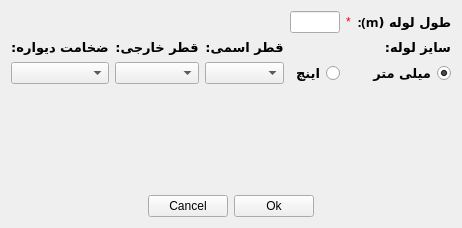
<?xml version="1.0" encoding="UTF-8"?>
<ui version="4.0">
 <class>Form</class>
 <widget class="QWidget" name="Form">
  <property name="geometry">
   <rect>
    <x>0</x>
    <y>0</y>
    <width>385</width>
    <height>228</height>
   </rect>
  </property>
  <property name="windowTitle">
   <string>اطلاعات خط لوله</string>
  </property>
  <property name="windowIcon">
   <iconset resource="../../../svgfile.qrc">
    <normaloff>:/icon/heater.svg</normaloff>:/icon/heater.svg</iconset>
  </property>
  <layout class="QVBoxLayout" name="verticalLayout_3">
   <item>
    <layout class="QGridLayout" name="gridLayout_3">
     <item row="0" column="0">
      <layout class="QGridLayout" name="gridLayout_2">
       <item row="2" column="0">
        <spacer name="verticalSpacer">
         <property name="orientation">
          <enum>Qt::Vertical</enum>
         </property>
         <property name="sizeHint" stdset="0">
          <size>
           <width>20</width>
           <height>40</height>
          </size>
         </property>
        </spacer>
       </item>
       <item row="3" column="0">
        <layout class="QHBoxLayout" name="horizontalLayout">
         <item>
          <spacer name="horizontalSpacer">
           <property name="orientation">
            <enum>Qt::Horizontal</enum>
           </property>
           <property name="sizeHint" stdset="0">
            <size>
             <width>40</width>
             <height>20</height>
            </size>
           </property>
          </spacer>
         </item>
         <item>
          <widget class="QPushButton" name="pushButton">
           <property name="text">
            <string>Cancel</string>
           </property>
          </widget>
         </item>
         <item>
          <widget class="QPushButton" name="pushButton_2">
           <property name="text">
            <string>Ok</string>
           </property>
          </widget>
         </item>
         <item>
          <spacer name="horizontalSpacer_2">
           <property name="orientation">
            <enum>Qt::Horizontal</enum>
           </property>
           <property name="sizeHint" stdset="0">
            <size>
             <width>40</width>
             <height>20</height>
            </size>
           </property>
          </spacer>
         </item>
        </layout>
       </item>
       <item row="0" column="0">
        <layout class="QGridLayout" name="gridLayout">
         <item row="0" column="3">
          <widget class="QLineEdit" name="lineEdit">
           <property name="text">
            <string/>
           </property>
          </widget>
         </item>
         <item row="0" column="5">
          <widget class="QLabel" name="label">
           <property name="font">
            <font>
             <family>B Mitra</family>
             <pointsize>10</pointsize>
             <weight>75</weight>
             <bold>true</bold>
            </font>
           </property>
           <property name="text">
            <string>طول لوله (m):</string>
           </property>
          </widget>
         </item>
         <item row="2" column="3">
          <widget class="QRadioButton" name="radioButton_2">
           <property name="font">
            <font>
             <family>B Mitra</family>
             <pointsize>10</pointsize>
             <weight>75</weight>
             <bold>true</bold>
            </font>
           </property>
           <property name="layoutDirection">
            <enum>Qt::RightToLeft</enum>
           </property>
           <property name="text">
            <string>اینچ</string>
           </property>
          </widget>
         </item>
         <item row="0" column="4">
          <widget class="QLabel" name="label_4">
           <property name="styleSheet">
            <string notr="true">QLabel#label_4{ 

color : red;

 }</string>
           </property>
           <property name="text">
            <string>*</string>
           </property>
          </widget>
         </item>
         <item row="2" column="0">
          <widget class="QComboBox" name="comboBox_3"/>
         </item>
         <item row="2" column="1">
          <widget class="QComboBox" name="comboBox_2"/>
         </item>
         <item row="2" column="5">
          <widget class="QRadioButton" name="radioButton">
           <property name="font">
            <font>
             <family>B Mitra</family>
             <pointsize>10</pointsize>
             <weight>75</weight>
             <bold>true</bold>
            </font>
           </property>
           <property name="layoutDirection">
            <enum>Qt::RightToLeft</enum>
           </property>
           <property name="text">
            <string>میلی متر</string>
           </property>
           <property name="checked">
            <bool>true</bool>
           </property>
          </widget>
         </item>
         <item row="2" column="2">
          <widget class="QComboBox" name="comboBox"/>
         </item>
         <item row="1" column="5">
          <widget class="QLabel" name="label_2">
           <property name="font">
            <font>
             <family>B Mitra</family>
             <pointsize>10</pointsize>
             <weight>75</weight>
             <bold>true</bold>
            </font>
           </property>
           <property name="text">
            <string>سایز لوله:</string>
           </property>
          </widget>
         </item>
         <item row="1" column="2">
          <widget class="QLabel" name="label_3">
           <property name="font">
            <font>
             <family>B Mitra</family>
             <pointsize>10</pointsize>
             <weight>75</weight>
             <bold>true</bold>
            </font>
           </property>
           <property name="text">
            <string>قطر اسمی:</string>
           </property>
           <property name="alignment">
            <set>Qt::AlignCenter</set>
           </property>
          </widget>
         </item>
         <item row="1" column="1">
          <widget class="QLabel" name="label_5">
           <property name="font">
            <font>
             <family>B Mitra</family>
             <pointsize>10</pointsize>
             <weight>75</weight>
             <bold>true</bold>
            </font>
           </property>
           <property name="text">
            <string>قطر خارجی:</string>
           </property>
           <property name="alignment">
            <set>Qt::AlignCenter</set>
           </property>
          </widget>
         </item>
         <item row="1" column="0">
          <widget class="QLabel" name="label_6">
           <property name="font">
            <font>
             <family>B Mitra</family>
             <pointsize>10</pointsize>
             <weight>75</weight>
             <bold>true</bold>
            </font>
           </property>
           <property name="text">
            <string>ضخامت دیواره:</string>
           </property>
           <property name="alignment">
            <set>Qt::AlignCenter</set>
           </property>
          </widget>
         </item>
        </layout>
       </item>
      </layout>
     </item>
    </layout>
   </item>
  </layout>
 </widget>
 <tabstops>
  <tabstop>lineEdit</tabstop>
  <tabstop>radioButton</tabstop>
  <tabstop>radioButton_2</tabstop>
  <tabstop>comboBox</tabstop>
  <tabstop>comboBox_2</tabstop>
  <tabstop>comboBox_3</tabstop>
  <tabstop>pushButton_2</tabstop>
  <tabstop>pushButton</tabstop>
 </tabstops>
 <resources>
  <include location="../../../svgfile.qrc"/>
 </resources>
 <connections/>
</ui>
